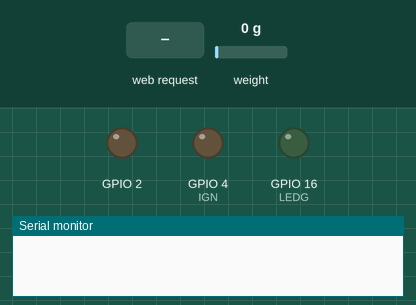
Recording of a sketch running on a simulated ESP8266 (NodeMCU). Parts: output pins drawn as LEDs (lit = HIGH), the last lines printed to the serial monitor. Inputs (shaded band) come from the test bench; at power-on: weight on the scale 0 g. Storage starts empty. At 13.9 s the program restarts the board; the recording ends there.

Above: at 0.0 s.
At 2.3 s:
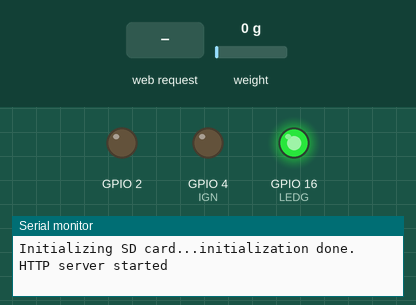
2.4 s: HTTP request GET / received
3.9 s: HTTP request GET /systemon received
Timing chart, 0 to 13.9 s (numbered marks = the images above; inputs shaded):
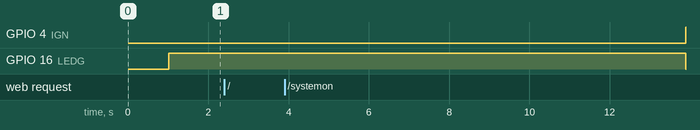

Measured:
- after the input at 3.9 s, GPIO 4 (IGN): LOW → HIGH after 10.0 s; GPIO 16 (LEDG): HIGH → LOW after 10.0 s

The sketch:

nodemcustp.ino
```cpp
#include "HX711.h"
#include "ESP8266WiFi.h"
#include "ESP8266WebServer.h"

/* Put your SSID & Password */
const char* ssid = "NodeMCU";  // Enter SSID here
const char* password = "12345678";  //Enter Password here

/* Put IP Address details */
IPAddress local_ip(192,168,1,1);
IPAddress gateway(192,168,1,1);
IPAddress subnet(255,255,255,0);

ESP8266WebServer server(80);

//SD Card
#include <SPI.h>
#include <SD.h>
File myFiletemp;
File myFileload;

//Load Cell
const int LOADCELL_DOUT_PIN = 12;
const int LOADCELL_SCK_PIN = 14;
float weight;
#define calibration_factor 419640
HX711 scale;

// Ignition System
int LEDG=16;
int IGN=4;
int BUZ=0;
int statusid = 0;
int val = LOW;

//Thermocouple
const int thermocouple_input = A0;
float adc_val;
float temperature;
bool emergencystatus;
bool systemstatus;

String SendHTML(uint8_t systemstatus,uint8_t emergencystatus, float temperature, float weight){
  String ptr = "<!DOCTYPE html> <html>\n";
  ptr +="<head><meta name=\"viewport\" content=\"width=device-width, initial-scale=1.0, user-scalable=no\">\n";
  ptr +="<title>Static Rocket Test System</title>\n";
  ptr +="<style>html { font-family: Helvetica; display: inline-block; margin: 0px auto; text-align: center;}\n";
  ptr +="body{margin-top: 50px;} h1 {color: #444444;margin: 50px auto 30px;} h3 {color: #444444;margin-bottom: 50px;}\n";
  ptr +=".button {display: block;width: 80px;background-color: #1abc9c;border: none;color: white;padding: 13px 30px;text-decoration: none;font-size: 25px;margin: 0px auto 35px;cursor: pointer;border-radius: 4px;}\n";
  ptr +=".button-on {background-color: #1abc9c;}\n";
  ptr +=".button-on:active {background-color: #16a085;}\n";
  ptr +=".button-off {background-color: #34495e;}\n";
  ptr +=".button-off:active {background-color: #2c3e50;}\n";
  ptr +="p {font-size: 14px;color: #888;margin-bottom: 10px;}\n";
  ptr +="</style>\n";
  ptr +="</head>\n";
  ptr +="<body>\n";
  ptr +="<h1>ESP8266 Web Server</h1>\n";
  ptr +="<h3>Using Access Point(AP) Mode</h3>\n";

   if(systemstatus)
  {ptr +="<p>System Status: ON</p><a class=\"button button-off\" href=\"/systemoff\">OFF</a>\n";}
  else
  {ptr +="<p>System Status: ON</p><a class=\"button button-on\" href=\"/systemon\">ON</a>\n";}
  if(emergencystatus)
  {ptr +="<p>emergency Status: ON</p><a class=\"button button-off\" href=\"/emergencyoff\">OFF</a>\n";}
  else
  {ptr +="<p>emergency Status: OFF</p><a class=\"button button-on\" href=\"/emergencyon\">ON</a>\n";}
ptr += "<h1>Sensor to Node MCU Web Server</h1><h3>Data:</h3> <h4>"+String(temperature)+ ","+String(weight)+"</h4>";
ptr +="</body>\n";
ptr +="</html>\n";
return ptr;
}


void handle_OnConnect()
{
  systemstatus = LOW;
  emergencystatus = HIGH;
  Serial.println("GPIO7 Status: OFF | GPIO6 Status: OFF");
  server.send(200, "text/html", SendHTML(systemstatus,emergencystatus, temperature, weight));
}

void handle_systemon() {
  systemstatus = HIGH;
  Serial.println("GPIO7 Status: ON");
  server.send(200, "text/html", SendHTML(true,emergencystatus, temperature, weight));
}

void handle_systemoff() {
  systemstatus = LOW;
  Serial.println("GPIO7 Status: OFF");;  server.send(200, "text/html", SendHTML(false,emergencystatus, temperature, weight));
}

void handle_emergencyon() {
  emergencystatus = HIGH;
  Serial.println("GPIO2 Status: ON");
  server.send(200, "text/html", SendHTML(systemstatus,true, temperature, weight));
}

void handle_emergencyoff() {
  emergencystatus = LOW;
  Serial.println("GPIO6 Status: OFF");
  server.send(200, "text/html", SendHTML(systemstatus,false, temperature, weight));
}

void handle_NotFound(){
  server.send(404, "text/plain", "Not found");
  }

void setup() {
  // initialising the Serial
  Serial.begin(9600);


  //Load Cell
  scale.begin(LOADCELL_DOUT_PIN, LOADCELL_SCK_PIN);
  scale.set_scale(calibration_factor); //This value is obtained by using the SparkFun_HX711_Calibration sketch
  scale.tare(); //Assuming there is no weight on the scale at start up, reset the scale to 0

  //SD Card
  Serial.print("Initializing SD card...");
  if (!SD.begin(10)) {
  Serial.println("initialization failed!");
  while(1);
  }
  Serial.println("initialization done.");

   digitalWrite(LEDG,HIGH);
// rest of the board
   pinMode(2, OUTPUT);
   pinMode(LEDG, OUTPUT);
   pinMode(IGN,OUTPUT);
   pinMode(BUZ, INPUT);

  WiFi.softAP(ssid, password);
  WiFi.softAPConfig(local_ip, gateway, subnet);
  delay(100);

  server.on("/", handle_OnConnect);
  server.on("/systemon", handle_systemon);
  server.on("/systemoff", handle_systemoff);
  server.on("/emergencyon", handle_emergencyon);
  server.on("/emergencyoff", handle_emergencyoff);
  server.onNotFound(handle_NotFound);
  server.begin();
  Serial.println("HTTP server started");
}

void loop(){
  digitalWrite(LEDG, HIGH);
  server.handleClient();
  if(systemstatus)
  {startrocketsequence();}
  if(!emergencystatus){
    digitalWrite(2,LOW);
    }
  }


void startrocketsequence() {
  for(int i=0;i<10;i++){
    digitalWrite(BUZ,HIGH);
    if(!emergencystatus){
    digitalWrite(2,LOW);
    }
    delay(500);
    digitalWrite(BUZ,LOW);
    delay(500);
  }

    digitalWrite(LEDG,LOW);
    digitalWrite(IGN, HIGH);
while(true){
  if(!emergencystatus){
    digitalWrite(2,LOW);
    }
}
  weight=scale.get_units();
    Serial.print(weight, 1); //scale.get_units() returns a float
    Serial.print(" kgs"); //You can change this to kg but you'll need to refactor the calibration_factor
    Serial.print(" \t");

    adc_val = analogRead(thermocouple_input);
    temperature = ( ((adc_val * 4.88) - 0.0027 ) / 10.0 );
    Serial.print("Temperature = ");
    Serial.print(temperature);
    Serial.print(" \t");
   myFiletemp = SD.open("temp.csv", FILE_WRITE);
   if (myFiletemp) {
    myFiletemp.println(temperature);
    Serial.println("data updated on file");
      }else{
        Serial.println("error opening temp.csv");
   myFiletemp = SD.open("weight.csv", FILE_WRITE);
      }
   if (myFileload) {
    myFileload.println(weight);
    Serial.println("data updated on file");
      }else{
        Serial.println("error opening weight.csv");
      }
   server.send(200, "text/html", SendHTML(systemstatus,emergencystatus, temperature, weight));
  }
```
